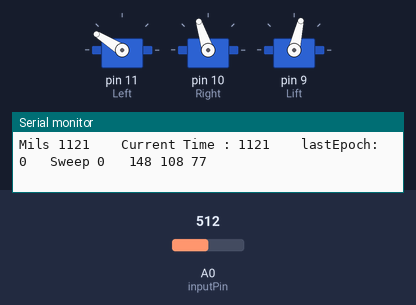
The sketch below on a simulated Arduino Uno, built with avr-gcc and run on an emulated ATmega328P. Shown: 3 × servo, the last lines printed to the serial monitor. The inputs (shaded band) are chosen by the test bench; at power-on: A0 (inputPin) = 512.

Above: at 1.2 s.
1.3 s: A0 (inputPin) set to 716
At 2.97 s:
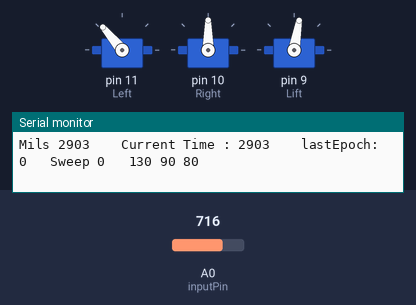
4.3 s: A0 (inputPin) set to 511
At 4.88 s:
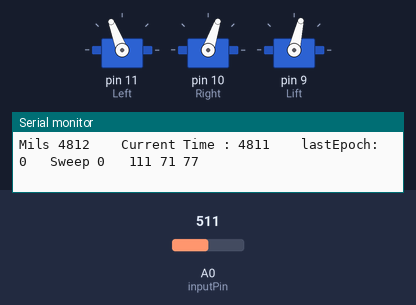
7.3 s: A0 (inputPin) set to 900
At 7.89 s:
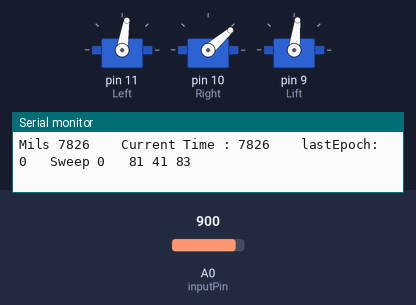
10.3 s: A0 (inputPin) set to 306
At 13.93 s:
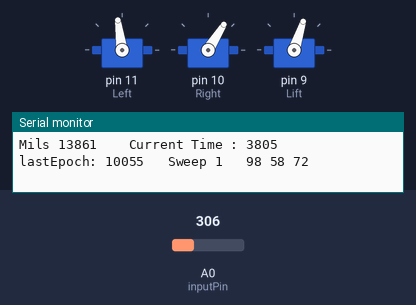
Timing chart, 0 to 51.7 s (numbered marks = the images above; inputs shaded):
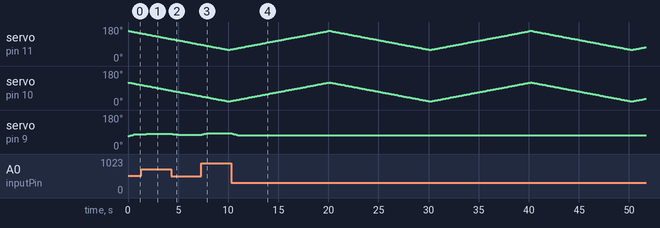

The sketch:

sketch_apr16b.ino
```cpp
#include <Servo.h>

Servo Left;  // create servo object to control a servo
Servo Right;
Servo Lift;

const int numReadings = 10;
int readings[numReadings];      // the readings from the analog input
int readIndex = 0;              // the index of the current reading
int total = 0;                  // the running total
int average = 0;                // the average

int inputPin = A0;
int Val;

int LIFT_APPROX_VAL = 77;

int Left_MIN_Val = 60;
int Left_MAX_Val = 160;

int Right_MIN_Val = 20;
int Right_MAX_Val = 120;

//related to sweeping but without delay/for loops

boolean sweep;
int leftVal;
int rightVal;

unsigned long SweepDuration = 10000;
unsigned long currentTime;
unsigned long lastEpoch;

void setup() {
  Serial.begin(9600);
  for (int thisReading = 0; thisReading < numReadings; thisReading++) {
    readings[thisReading] = 0;
  }

  Left.attach(11);
  Right.attach(10);
  Lift.attach(9);

  leftVal = Left_MIN_Val;
  rightVal = Right_MAX_Val;
  unsigned long currentTime = 0;
  unsigned long lastEpoch = 0;
}

void loop() {

  //Left.write(Left_MAX_Val);
 // Right.write(Right_MIN_Val);
  total = total - readings[readIndex];
  readings[readIndex] = analogRead(inputPin);
  total = total + readings[readIndex];
  readIndex = readIndex + 1;

  if (readIndex >= numReadings) {
    readIndex = 0;
  }
  average = total / numReadings;

  Val = map(average, 0, 1023, 77-10, 77+10);
  Lift.write(Val);

  if(sweep){
    currentTime = millis() - lastEpoch;
    leftVal = (int) (Left_MIN_Val + ((float) (Left_MAX_Val - Left_MIN_Val)/SweepDuration) * currentTime);
    rightVal = (int) (Right_MIN_Val + ((float) (Right_MAX_Val - Right_MIN_Val)/SweepDuration) * currentTime);
    if(currentTime > SweepDuration){
      lastEpoch = millis();
      sweep = false;
    }
  }else{
    currentTime = millis() - lastEpoch;
    leftVal = (int) (Left_MAX_Val - ((float) (Left_MAX_Val - Left_MIN_Val)/SweepDuration) * currentTime);
    rightVal = (int) (Right_MAX_Val - ((float) (Right_MAX_Val - Right_MIN_Val)/SweepDuration) * currentTime);

    if(currentTime > SweepDuration){
      lastEpoch = millis();
      sweep = true;
    }
  }
  Left.write(leftVal);
  Right.write(rightVal);

  Serial.print("Mils ");
  Serial.print(millis());
  Serial.print(" \t Current Time : ");
  Serial.print(currentTime);
  Serial.print(" \t lastEpoch: ");
  Serial.print(lastEpoch);
  Serial.print("\t Sweep ");
  Serial.print(sweep);
  Serial.print(" \t");
  Serial.print(leftVal);
  Serial.print(" ");
  Serial.print(rightVal);
  Serial.print(" ");
  Serial.println(Val);
  delay(10);
}
```

Measured:
- after the input at 1.3 s, servo on pin 9 (Lift): 77° → 78° after 0.18 s, → 79° 0.14 s later, → 80° 0.22 s later
- after the input at 4.3 s, servo on pin 9 (Lift): 80° → 79° after 0.16 s, → 78° 0.14 s later, → 77° 0.21 s later, → 76° 0.14 s later
- after the input at 7.3 s, servo on pin 9 (Lift): moves from 76° to 84° over 0.63 s, starting at once
- after the input at 10.3 s, servo on pin 9 (Lift): moves from 84° to 72° over 0.66 s, starting after 0.05 s
